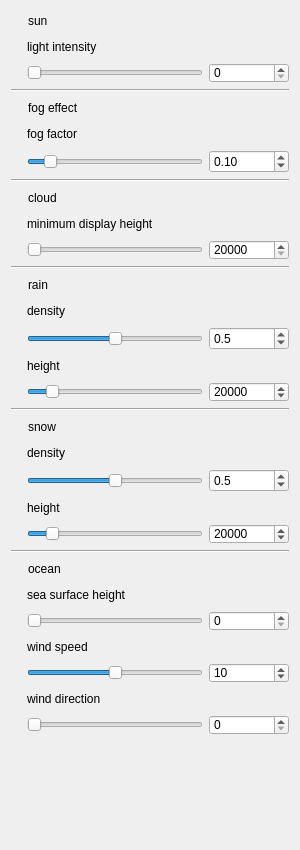
<?xml version="1.0" encoding="UTF-8"?>
<ui version="4.0">
 <class>CEnvirAttrSetting</class>
 <widget class="QWidget" name="CEnvirAttrSetting">
  <property name="geometry">
   <rect>
    <x>0</x>
    <y>0</y>
    <width>300</width>
    <height>850</height>
   </rect>
  </property>
  <property name="sizePolicy">
   <sizepolicy hsizetype="Expanding" vsizetype="Preferred">
    <horstretch>0</horstretch>
    <verstretch>0</verstretch>
   </sizepolicy>
  </property>
  <property name="baseSize">
   <size>
    <width>300</width>
    <height>850</height>
   </size>
  </property>
  <property name="windowTitle">
   <string>CEnvirAttrSetting</string>
  </property>
  <layout class="QVBoxLayout" name="verticalLayout">
   <property name="spacing">
    <number>0</number>
   </property>
   <property name="leftMargin">
    <number>0</number>
   </property>
   <property name="topMargin">
    <number>0</number>
   </property>
   <property name="rightMargin">
    <number>0</number>
   </property>
   <property name="bottomMargin">
    <number>0</number>
   </property>
   <item>
    <widget class="QWidget" name="widget" native="true">
     <property name="sizePolicy">
      <sizepolicy hsizetype="Expanding" vsizetype="Preferred">
       <horstretch>0</horstretch>
       <verstretch>0</verstretch>
      </sizepolicy>
     </property>
     <layout class="QVBoxLayout" name="verticalLayout_7" stretch="0,0,0,0,0,0,0,0,0,0,0,0,0,0,0,0,0,0">
      <item>
       <layout class="QHBoxLayout" name="horizontalLayout_8">
        <item>
         <widget class="QWidget" name="sunIconWgt" native="true">
          <property name="sizePolicy">
           <sizepolicy hsizetype="Expanding" vsizetype="Preferred">
            <horstretch>0</horstretch>
            <verstretch>0</verstretch>
           </sizepolicy>
          </property>
          <property name="minimumSize">
           <size>
            <width>11</width>
            <height>11</height>
           </size>
          </property>
          <property name="maximumSize">
           <size>
            <width>11</width>
            <height>11</height>
           </size>
          </property>
         </widget>
        </item>
        <item>
         <widget class="QLabel" name="sunLbl">
          <property name="sizePolicy">
           <sizepolicy hsizetype="Preferred" vsizetype="Preferred">
            <horstretch>0</horstretch>
            <verstretch>0</verstretch>
           </sizepolicy>
          </property>
          <property name="text">
           <string>sun</string>
          </property>
         </widget>
        </item>
        <item>
         <spacer name="horizontalSpacer_8">
          <property name="orientation">
           <enum>Qt::Horizontal</enum>
          </property>
          <property name="sizeHint" stdset="0">
           <size>
            <width>40</width>
            <height>20</height>
           </size>
          </property>
         </spacer>
        </item>
       </layout>
      </item>
      <item>
       <layout class="QVBoxLayout" name="verticalLayout_8">
        <property name="leftMargin">
         <number>16</number>
        </property>
        <item>
         <layout class="QHBoxLayout" name="horizontalLayout_4">
          <item>
           <widget class="QLabel" name="label_2">
            <property name="sizePolicy">
             <sizepolicy hsizetype="Fixed" vsizetype="Preferred">
              <horstretch>0</horstretch>
              <verstretch>0</verstretch>
             </sizepolicy>
            </property>
            <property name="text">
             <string>light intensity</string>
            </property>
           </widget>
          </item>
          <item>
           <spacer name="horizontalSpacer_10">
            <property name="orientation">
             <enum>Qt::Horizontal</enum>
            </property>
            <property name="sizeHint" stdset="0">
             <size>
              <width>40</width>
              <height>20</height>
             </size>
            </property>
           </spacer>
          </item>
         </layout>
        </item>
        <item>
         <layout class="QHBoxLayout" name="horizontalLayout_34">
          <item>
           <widget class="QSlider" name="SunLightSlider">
            <property name="maximum">
             <number>255</number>
            </property>
            <property name="orientation">
             <enum>Qt::Horizontal</enum>
            </property>
           </widget>
          </item>
          <item>
           <widget class="QSpinBox" name="SunLightSpinBox">
            <property name="sizePolicy">
             <sizepolicy hsizetype="Expanding" vsizetype="Fixed">
              <horstretch>0</horstretch>
              <verstretch>0</verstretch>
             </sizepolicy>
            </property>
            <property name="minimumSize">
             <size>
              <width>80</width>
              <height>20</height>
             </size>
            </property>
            <property name="maximumSize">
             <size>
              <width>60</width>
              <height>20</height>
             </size>
            </property>
            <property name="focusPolicy">
             <enum>Qt::ClickFocus</enum>
            </property>
            <property name="contextMenuPolicy">
             <enum>Qt::NoContextMenu</enum>
            </property>
            <property name="alignment">
             <set>Qt::AlignLeading|Qt::AlignLeft|Qt::AlignVCenter</set>
            </property>
            <property name="maximum">
             <number>255</number>
            </property>
           </widget>
          </item>
         </layout>
        </item>
       </layout>
      </item>
      <item>
       <layout class="QHBoxLayout" name="horizontalLayout">
        <item>
         <widget class="Line" name="line">
          <property name="orientation">
           <enum>Qt::Horizontal</enum>
          </property>
         </widget>
        </item>
       </layout>
      </item>
      <item>
       <layout class="QHBoxLayout" name="horizontalLayout_11">
        <item>
         <widget class="QWidget" name="sunIconWgt_6" native="true">
          <property name="sizePolicy">
           <sizepolicy hsizetype="Expanding" vsizetype="Preferred">
            <horstretch>0</horstretch>
            <verstretch>0</verstretch>
           </sizepolicy>
          </property>
          <property name="minimumSize">
           <size>
            <width>11</width>
            <height>11</height>
           </size>
          </property>
          <property name="maximumSize">
           <size>
            <width>11</width>
            <height>11</height>
           </size>
          </property>
         </widget>
        </item>
        <item>
         <widget class="QLabel" name="sunLbl_6">
          <property name="sizePolicy">
           <sizepolicy hsizetype="Preferred" vsizetype="Preferred">
            <horstretch>0</horstretch>
            <verstretch>0</verstretch>
           </sizepolicy>
          </property>
          <property name="text">
           <string>fog effect</string>
          </property>
         </widget>
        </item>
        <item>
         <spacer name="horizontalSpacer_13">
          <property name="orientation">
           <enum>Qt::Horizontal</enum>
          </property>
          <property name="sizeHint" stdset="0">
           <size>
            <width>40</width>
            <height>20</height>
           </size>
          </property>
         </spacer>
        </item>
       </layout>
      </item>
      <item>
       <layout class="QVBoxLayout" name="verticalLayout_12">
        <property name="leftMargin">
         <number>16</number>
        </property>
        <item>
         <layout class="QHBoxLayout" name="horizontalLayout_5">
          <item>
           <widget class="QLabel" name="label_3">
            <property name="sizePolicy">
             <sizepolicy hsizetype="Fixed" vsizetype="Preferred">
              <horstretch>0</horstretch>
              <verstretch>0</verstretch>
             </sizepolicy>
            </property>
            <property name="text">
             <string>fog factor</string>
            </property>
           </widget>
          </item>
          <item>
           <spacer name="horizontalSpacer_22">
            <property name="orientation">
             <enum>Qt::Horizontal</enum>
            </property>
            <property name="sizeHint" stdset="0">
             <size>
              <width>40</width>
              <height>20</height>
             </size>
            </property>
           </spacer>
          </item>
         </layout>
        </item>
        <item>
         <layout class="QHBoxLayout" name="horizontalLayout_35">
          <item>
           <widget class="QSlider" name="WuHuaSlider">
            <property name="maximum">
             <number>100</number>
            </property>
            <property name="singleStep">
             <number>10</number>
            </property>
            <property name="value">
             <number>10</number>
            </property>
            <property name="orientation">
             <enum>Qt::Horizontal</enum>
            </property>
           </widget>
          </item>
          <item>
           <widget class="QDoubleSpinBox" name="WuHuaSpinBox">
            <property name="minimumSize">
             <size>
              <width>80</width>
              <height>0</height>
             </size>
            </property>
            <property name="contextMenuPolicy">
             <enum>Qt::NoContextMenu</enum>
            </property>
            <property name="alignment">
             <set>Qt::AlignLeading|Qt::AlignLeft|Qt::AlignVCenter</set>
            </property>
            <property name="decimals">
             <number>2</number>
            </property>
            <property name="maximum">
             <double>1.000000000000000</double>
            </property>
            <property name="singleStep">
             <double>0.100000000000000</double>
            </property>
            <property name="value">
             <double>0.100000000000000</double>
            </property>
           </widget>
          </item>
         </layout>
        </item>
       </layout>
      </item>
      <item>
       <layout class="QHBoxLayout" name="horizontalLayout_3">
        <item>
         <widget class="Line" name="line_3">
          <property name="orientation">
           <enum>Qt::Horizontal</enum>
          </property>
         </widget>
        </item>
       </layout>
      </item>
      <item>
       <layout class="QHBoxLayout" name="horizontalLayout_12">
        <item>
         <widget class="QWidget" name="sunIconWgt_7" native="true">
          <property name="sizePolicy">
           <sizepolicy hsizetype="Expanding" vsizetype="Preferred">
            <horstretch>0</horstretch>
            <verstretch>0</verstretch>
           </sizepolicy>
          </property>
          <property name="minimumSize">
           <size>
            <width>11</width>
            <height>11</height>
           </size>
          </property>
          <property name="maximumSize">
           <size>
            <width>11</width>
            <height>11</height>
           </size>
          </property>
         </widget>
        </item>
        <item>
         <widget class="QLabel" name="sunLbl_7">
          <property name="sizePolicy">
           <sizepolicy hsizetype="Preferred" vsizetype="Preferred">
            <horstretch>0</horstretch>
            <verstretch>0</verstretch>
           </sizepolicy>
          </property>
          <property name="text">
           <string>cloud</string>
          </property>
         </widget>
        </item>
        <item>
         <spacer name="horizontalSpacer_23">
          <property name="orientation">
           <enum>Qt::Horizontal</enum>
          </property>
          <property name="sizeHint" stdset="0">
           <size>
            <width>40</width>
            <height>20</height>
           </size>
          </property>
         </spacer>
        </item>
       </layout>
      </item>
      <item>
       <layout class="QVBoxLayout" name="verticalLayout_13">
        <property name="leftMargin">
         <number>16</number>
        </property>
        <item>
         <layout class="QHBoxLayout" name="horizontalLayout_6">
          <item>
           <widget class="QLabel" name="label_7">
            <property name="sizePolicy">
             <sizepolicy hsizetype="Fixed" vsizetype="Preferred">
              <horstretch>0</horstretch>
              <verstretch>0</verstretch>
             </sizepolicy>
            </property>
            <property name="text">
             <string>minimum display height</string>
            </property>
           </widget>
          </item>
          <item>
           <spacer name="horizontalSpacer_24">
            <property name="orientation">
             <enum>Qt::Horizontal</enum>
            </property>
            <property name="sizeHint" stdset="0">
             <size>
              <width>40</width>
              <height>20</height>
             </size>
            </property>
           </spacer>
          </item>
         </layout>
        </item>
        <item>
         <layout class="QHBoxLayout" name="horizontalLayout_36">
          <item>
           <widget class="QSlider" name="YunTuSldier">
            <property name="minimum">
             <number>20000</number>
            </property>
            <property name="maximum">
             <number>40000</number>
            </property>
            <property name="value">
             <number>20000</number>
            </property>
            <property name="sliderPosition">
             <number>20000</number>
            </property>
            <property name="orientation">
             <enum>Qt::Horizontal</enum>
            </property>
           </widget>
          </item>
          <item>
           <widget class="QSpinBox" name="YunTuSpinBox">
            <property name="sizePolicy">
             <sizepolicy hsizetype="Expanding" vsizetype="Fixed">
              <horstretch>0</horstretch>
              <verstretch>0</verstretch>
             </sizepolicy>
            </property>
            <property name="minimumSize">
             <size>
              <width>80</width>
              <height>20</height>
             </size>
            </property>
            <property name="maximumSize">
             <size>
              <width>60</width>
              <height>20</height>
             </size>
            </property>
            <property name="focusPolicy">
             <enum>Qt::ClickFocus</enum>
            </property>
            <property name="contextMenuPolicy">
             <enum>Qt::NoContextMenu</enum>
            </property>
            <property name="alignment">
             <set>Qt::AlignLeading|Qt::AlignLeft|Qt::AlignVCenter</set>
            </property>
            <property name="minimum">
             <number>20000</number>
            </property>
            <property name="maximum">
             <number>40000</number>
            </property>
            <property name="value">
             <number>20000</number>
            </property>
           </widget>
          </item>
         </layout>
        </item>
       </layout>
      </item>
      <item>
       <layout class="QHBoxLayout" name="horizontalLayout_10">
        <item>
         <widget class="Line" name="line_4">
          <property name="orientation">
           <enum>Qt::Horizontal</enum>
          </property>
         </widget>
        </item>
       </layout>
      </item>
      <item>
       <layout class="QHBoxLayout" name="horizontalLayout_15">
        <item>
         <widget class="QWidget" name="sunIconWgt_4" native="true">
          <property name="sizePolicy">
           <sizepolicy hsizetype="Expanding" vsizetype="Preferred">
            <horstretch>0</horstretch>
            <verstretch>0</verstretch>
           </sizepolicy>
          </property>
          <property name="minimumSize">
           <size>
            <width>11</width>
            <height>11</height>
           </size>
          </property>
          <property name="maximumSize">
           <size>
            <width>11</width>
            <height>11</height>
           </size>
          </property>
         </widget>
        </item>
        <item>
         <widget class="QLabel" name="sunLbl_4">
          <property name="sizePolicy">
           <sizepolicy hsizetype="Preferred" vsizetype="Preferred">
            <horstretch>0</horstretch>
            <verstretch>0</verstretch>
           </sizepolicy>
          </property>
          <property name="text">
           <string>rain</string>
          </property>
         </widget>
        </item>
        <item>
         <spacer name="horizontalSpacer_14">
          <property name="orientation">
           <enum>Qt::Horizontal</enum>
          </property>
          <property name="sizeHint" stdset="0">
           <size>
            <width>40</width>
            <height>20</height>
           </size>
          </property>
         </spacer>
        </item>
       </layout>
      </item>
      <item>
       <layout class="QVBoxLayout" name="verticalLayout_10">
        <property name="leftMargin">
         <number>16</number>
        </property>
        <item>
         <layout class="QHBoxLayout" name="horizontalLayout_19">
          <item>
           <widget class="QLabel" name="label_5">
            <property name="sizePolicy">
             <sizepolicy hsizetype="Fixed" vsizetype="Preferred">
              <horstretch>0</horstretch>
              <verstretch>0</verstretch>
             </sizepolicy>
            </property>
            <property name="text">
             <string>density</string>
            </property>
           </widget>
          </item>
          <item>
           <spacer name="horizontalSpacer_15">
            <property name="orientation">
             <enum>Qt::Horizontal</enum>
            </property>
            <property name="sizeHint" stdset="0">
             <size>
              <width>40</width>
              <height>20</height>
             </size>
            </property>
           </spacer>
          </item>
         </layout>
        </item>
        <item>
         <layout class="QHBoxLayout" name="horizontalLayout_21"/>
        </item>
        <item>
         <layout class="QHBoxLayout" name="horizontalLayout_22">
          <item>
           <widget class="QSlider" name="RainConcentrationSlider">
            <property name="maximum">
             <number>100</number>
            </property>
            <property name="singleStep">
             <number>10</number>
            </property>
            <property name="value">
             <number>50</number>
            </property>
            <property name="sliderPosition">
             <number>50</number>
            </property>
            <property name="orientation">
             <enum>Qt::Horizontal</enum>
            </property>
           </widget>
          </item>
          <item>
           <widget class="QDoubleSpinBox" name="RainConcentrationSpinBox">
            <property name="minimumSize">
             <size>
              <width>80</width>
              <height>0</height>
             </size>
            </property>
            <property name="contextMenuPolicy">
             <enum>Qt::NoContextMenu</enum>
            </property>
            <property name="alignment">
             <set>Qt::AlignLeading|Qt::AlignLeft|Qt::AlignVCenter</set>
            </property>
            <property name="decimals">
             <number>1</number>
            </property>
            <property name="maximum">
             <double>1.000000000000000</double>
            </property>
            <property name="singleStep">
             <double>0.100000000000000</double>
            </property>
            <property name="value">
             <double>0.500000000000000</double>
            </property>
           </widget>
          </item>
         </layout>
        </item>
        <item>
         <layout class="QHBoxLayout" name="horizontalLayout_23">
          <item>
           <widget class="QLabel" name="label_18">
            <property name="sizePolicy">
             <sizepolicy hsizetype="Fixed" vsizetype="Preferred">
              <horstretch>0</horstretch>
              <verstretch>0</verstretch>
             </sizepolicy>
            </property>
            <property name="text">
             <string>height</string>
            </property>
           </widget>
          </item>
          <item>
           <spacer name="horizontalSpacer_20">
            <property name="orientation">
             <enum>Qt::Horizontal</enum>
            </property>
            <property name="sizeHint" stdset="0">
             <size>
              <width>40</width>
              <height>20</height>
             </size>
            </property>
           </spacer>
          </item>
         </layout>
        </item>
        <item>
         <layout class="QHBoxLayout" name="horizontalLayout_24">
          <item>
           <widget class="QSlider" name="RainHeightSlider">
            <property name="minimum">
             <number>10000</number>
            </property>
            <property name="maximum">
             <number>100000</number>
            </property>
            <property name="singleStep">
             <number>1000</number>
            </property>
            <property name="value">
             <number>20000</number>
            </property>
            <property name="orientation">
             <enum>Qt::Horizontal</enum>
            </property>
           </widget>
          </item>
          <item>
           <widget class="QSpinBox" name="RainHeightSpinBox">
            <property name="sizePolicy">
             <sizepolicy hsizetype="Expanding" vsizetype="Fixed">
              <horstretch>0</horstretch>
              <verstretch>0</verstretch>
             </sizepolicy>
            </property>
            <property name="minimumSize">
             <size>
              <width>80</width>
              <height>20</height>
             </size>
            </property>
            <property name="maximumSize">
             <size>
              <width>60</width>
              <height>20</height>
             </size>
            </property>
            <property name="focusPolicy">
             <enum>Qt::ClickFocus</enum>
            </property>
            <property name="contextMenuPolicy">
             <enum>Qt::NoContextMenu</enum>
            </property>
            <property name="alignment">
             <set>Qt::AlignLeading|Qt::AlignLeft|Qt::AlignVCenter</set>
            </property>
            <property name="minimum">
             <number>10000</number>
            </property>
            <property name="maximum">
             <number>100000</number>
            </property>
            <property name="singleStep">
             <number>1000</number>
            </property>
            <property name="value">
             <number>20000</number>
            </property>
           </widget>
          </item>
         </layout>
        </item>
       </layout>
      </item>
      <item>
       <layout class="QHBoxLayout" name="horizontalLayout_58">
        <item>
         <widget class="Line" name="line_8">
          <property name="orientation">
           <enum>Qt::Horizontal</enum>
          </property>
         </widget>
        </item>
       </layout>
      </item>
      <item>
       <layout class="QHBoxLayout" name="horizontalLayout_20">
        <item>
         <widget class="QWidget" name="sunIconWgt_5" native="true">
          <property name="sizePolicy">
           <sizepolicy hsizetype="Expanding" vsizetype="Preferred">
            <horstretch>0</horstretch>
            <verstretch>0</verstretch>
           </sizepolicy>
          </property>
          <property name="minimumSize">
           <size>
            <width>11</width>
            <height>11</height>
           </size>
          </property>
          <property name="maximumSize">
           <size>
            <width>11</width>
            <height>11</height>
           </size>
          </property>
         </widget>
        </item>
        <item>
         <widget class="QLabel" name="sunLbl_5">
          <property name="sizePolicy">
           <sizepolicy hsizetype="Preferred" vsizetype="Preferred">
            <horstretch>0</horstretch>
            <verstretch>0</verstretch>
           </sizepolicy>
          </property>
          <property name="text">
           <string>snow</string>
          </property>
         </widget>
        </item>
        <item>
         <spacer name="horizontalSpacer_16">
          <property name="orientation">
           <enum>Qt::Horizontal</enum>
          </property>
          <property name="sizeHint" stdset="0">
           <size>
            <width>40</width>
            <height>20</height>
           </size>
          </property>
         </spacer>
        </item>
       </layout>
      </item>
      <item>
       <layout class="QVBoxLayout" name="verticalLayout_11">
        <property name="leftMargin">
         <number>16</number>
        </property>
        <item>
         <layout class="QHBoxLayout" name="horizontalLayout_25">
          <item>
           <widget class="QLabel" name="label_6">
            <property name="sizePolicy">
             <sizepolicy hsizetype="Fixed" vsizetype="Preferred">
              <horstretch>0</horstretch>
              <verstretch>0</verstretch>
             </sizepolicy>
            </property>
            <property name="text">
             <string>density</string>
            </property>
           </widget>
          </item>
          <item>
           <spacer name="horizontalSpacer_19">
            <property name="orientation">
             <enum>Qt::Horizontal</enum>
            </property>
            <property name="sizeHint" stdset="0">
             <size>
              <width>40</width>
              <height>20</height>
             </size>
            </property>
           </spacer>
          </item>
         </layout>
        </item>
        <item>
         <layout class="QHBoxLayout" name="horizontalLayout_26"/>
        </item>
        <item>
         <layout class="QHBoxLayout" name="horizontalLayout_27">
          <item>
           <widget class="QSlider" name="SnowConcentrationSlider">
            <property name="maximum">
             <number>100</number>
            </property>
            <property name="singleStep">
             <number>10</number>
            </property>
            <property name="value">
             <number>50</number>
            </property>
            <property name="sliderPosition">
             <number>50</number>
            </property>
            <property name="orientation">
             <enum>Qt::Horizontal</enum>
            </property>
           </widget>
          </item>
          <item>
           <widget class="QDoubleSpinBox" name="SnowConcentrationSpinBox">
            <property name="minimumSize">
             <size>
              <width>80</width>
              <height>0</height>
             </size>
            </property>
            <property name="contextMenuPolicy">
             <enum>Qt::NoContextMenu</enum>
            </property>
            <property name="alignment">
             <set>Qt::AlignLeading|Qt::AlignLeft|Qt::AlignVCenter</set>
            </property>
            <property name="decimals">
             <number>1</number>
            </property>
            <property name="maximum">
             <double>1.000000000000000</double>
            </property>
            <property name="singleStep">
             <double>0.100000000000000</double>
            </property>
            <property name="value">
             <double>0.500000000000000</double>
            </property>
           </widget>
          </item>
         </layout>
        </item>
        <item>
         <layout class="QHBoxLayout" name="horizontalLayout_28">
          <item>
           <widget class="QLabel" name="label_19">
            <property name="sizePolicy">
             <sizepolicy hsizetype="Fixed" vsizetype="Preferred">
              <horstretch>0</horstretch>
              <verstretch>0</verstretch>
             </sizepolicy>
            </property>
            <property name="text">
             <string>height</string>
            </property>
           </widget>
          </item>
          <item>
           <spacer name="horizontalSpacer_21">
            <property name="orientation">
             <enum>Qt::Horizontal</enum>
            </property>
            <property name="sizeHint" stdset="0">
             <size>
              <width>40</width>
              <height>20</height>
             </size>
            </property>
           </spacer>
          </item>
         </layout>
        </item>
        <item>
         <layout class="QHBoxLayout" name="horizontalLayout_29">
          <item>
           <widget class="QSlider" name="SnowHeightSlider">
            <property name="minimum">
             <number>10000</number>
            </property>
            <property name="maximum">
             <number>100000</number>
            </property>
            <property name="singleStep">
             <number>1000</number>
            </property>
            <property name="value">
             <number>20000</number>
            </property>
            <property name="orientation">
             <enum>Qt::Horizontal</enum>
            </property>
           </widget>
          </item>
          <item>
           <widget class="QSpinBox" name="SnowHeightSpinBox">
            <property name="sizePolicy">
             <sizepolicy hsizetype="Expanding" vsizetype="Fixed">
              <horstretch>0</horstretch>
              <verstretch>0</verstretch>
             </sizepolicy>
            </property>
            <property name="minimumSize">
             <size>
              <width>80</width>
              <height>20</height>
             </size>
            </property>
            <property name="maximumSize">
             <size>
              <width>60</width>
              <height>20</height>
             </size>
            </property>
            <property name="focusPolicy">
             <enum>Qt::ClickFocus</enum>
            </property>
            <property name="contextMenuPolicy">
             <enum>Qt::NoContextMenu</enum>
            </property>
            <property name="alignment">
             <set>Qt::AlignLeading|Qt::AlignLeft|Qt::AlignVCenter</set>
            </property>
            <property name="minimum">
             <number>10000</number>
            </property>
            <property name="maximum">
             <number>100000</number>
            </property>
            <property name="singleStep">
             <number>1000</number>
            </property>
            <property name="value">
             <number>20000</number>
            </property>
           </widget>
          </item>
         </layout>
        </item>
       </layout>
      </item>
      <item>
       <layout class="QHBoxLayout" name="horizontalLayout_59">
        <item>
         <widget class="Line" name="line_9">
          <property name="orientation">
           <enum>Qt::Horizontal</enum>
          </property>
         </widget>
        </item>
       </layout>
      </item>
      <item>
       <layout class="QHBoxLayout" name="horizontalLayout_9">
        <item>
         <widget class="QWidget" name="sunIconWgt_2" native="true">
          <property name="sizePolicy">
           <sizepolicy hsizetype="Expanding" vsizetype="Preferred">
            <horstretch>0</horstretch>
            <verstretch>0</verstretch>
           </sizepolicy>
          </property>
          <property name="minimumSize">
           <size>
            <width>11</width>
            <height>11</height>
           </size>
          </property>
          <property name="maximumSize">
           <size>
            <width>11</width>
            <height>11</height>
           </size>
          </property>
         </widget>
        </item>
        <item>
         <widget class="QLabel" name="sunLbl_2">
          <property name="sizePolicy">
           <sizepolicy hsizetype="Preferred" vsizetype="Preferred">
            <horstretch>0</horstretch>
            <verstretch>0</verstretch>
           </sizepolicy>
          </property>
          <property name="font">
           <font>
            <pointsize>9</pointsize>
           </font>
          </property>
          <property name="text">
           <string>ocean</string>
          </property>
         </widget>
        </item>
        <item>
         <spacer name="horizontalSpacer_9">
          <property name="orientation">
           <enum>Qt::Horizontal</enum>
          </property>
          <property name="sizeHint" stdset="0">
           <size>
            <width>40</width>
            <height>20</height>
           </size>
          </property>
         </spacer>
        </item>
       </layout>
      </item>
      <item>
       <layout class="QVBoxLayout" name="verticalLayout_9">
        <property name="leftMargin">
         <number>16</number>
        </property>
        <property name="bottomMargin">
         <number>15</number>
        </property>
        <item>
         <layout class="QHBoxLayout" name="horizontalLayout_7">
          <item>
           <widget class="QLabel" name="label_4">
            <property name="sizePolicy">
             <sizepolicy hsizetype="Fixed" vsizetype="Preferred">
              <horstretch>0</horstretch>
              <verstretch>0</verstretch>
             </sizepolicy>
            </property>
            <property name="text">
             <string>sea surface height</string>
            </property>
           </widget>
          </item>
          <item>
           <spacer name="horizontalSpacer_12">
            <property name="orientation">
             <enum>Qt::Horizontal</enum>
            </property>
            <property name="sizeHint" stdset="0">
             <size>
              <width>40</width>
              <height>20</height>
             </size>
            </property>
           </spacer>
          </item>
         </layout>
        </item>
        <item>
         <layout class="QHBoxLayout" name="horizontalLayout_18">
          <item>
           <widget class="QSlider" name="OceanHeightSlider">
            <property name="maximum">
             <number>2000</number>
            </property>
            <property name="orientation">
             <enum>Qt::Horizontal</enum>
            </property>
           </widget>
          </item>
          <item>
           <widget class="QSpinBox" name="OceanHeightSpinBox">
            <property name="sizePolicy">
             <sizepolicy hsizetype="Expanding" vsizetype="Fixed">
              <horstretch>0</horstretch>
              <verstretch>0</verstretch>
             </sizepolicy>
            </property>
            <property name="minimumSize">
             <size>
              <width>80</width>
              <height>20</height>
             </size>
            </property>
            <property name="maximumSize">
             <size>
              <width>60</width>
              <height>20</height>
             </size>
            </property>
            <property name="focusPolicy">
             <enum>Qt::ClickFocus</enum>
            </property>
            <property name="contextMenuPolicy">
             <enum>Qt::NoContextMenu</enum>
            </property>
            <property name="alignment">
             <set>Qt::AlignLeading|Qt::AlignLeft|Qt::AlignVCenter</set>
            </property>
            <property name="maximum">
             <number>2000</number>
            </property>
           </widget>
          </item>
         </layout>
        </item>
        <item>
         <layout class="QHBoxLayout" name="horizontalLayout_17">
          <item>
           <widget class="QLabel" name="label_16">
            <property name="sizePolicy">
             <sizepolicy hsizetype="Fixed" vsizetype="Preferred">
              <horstretch>0</horstretch>
              <verstretch>0</verstretch>
             </sizepolicy>
            </property>
            <property name="text">
             <string>wind speed</string>
            </property>
           </widget>
          </item>
          <item>
           <spacer name="horizontalSpacer_18">
            <property name="orientation">
             <enum>Qt::Horizontal</enum>
            </property>
            <property name="sizeHint" stdset="0">
             <size>
              <width>40</width>
              <height>20</height>
             </size>
            </property>
           </spacer>
          </item>
         </layout>
        </item>
        <item>
         <layout class="QHBoxLayout" name="horizontalLayout_13">
          <item>
           <widget class="QSlider" name="WindVecSlider">
            <property name="maximum">
             <number>20</number>
            </property>
            <property name="value">
             <number>10</number>
            </property>
            <property name="orientation">
             <enum>Qt::Horizontal</enum>
            </property>
           </widget>
          </item>
          <item>
           <widget class="QSpinBox" name="WindVecSpinBox">
            <property name="sizePolicy">
             <sizepolicy hsizetype="Expanding" vsizetype="Fixed">
              <horstretch>0</horstretch>
              <verstretch>0</verstretch>
             </sizepolicy>
            </property>
            <property name="minimumSize">
             <size>
              <width>80</width>
              <height>20</height>
             </size>
            </property>
            <property name="maximumSize">
             <size>
              <width>60</width>
              <height>20</height>
             </size>
            </property>
            <property name="focusPolicy">
             <enum>Qt::ClickFocus</enum>
            </property>
            <property name="contextMenuPolicy">
             <enum>Qt::NoContextMenu</enum>
            </property>
            <property name="alignment">
             <set>Qt::AlignLeading|Qt::AlignLeft|Qt::AlignVCenter</set>
            </property>
            <property name="maximum">
             <number>20</number>
            </property>
            <property name="value">
             <number>10</number>
            </property>
           </widget>
          </item>
         </layout>
        </item>
        <item>
         <layout class="QHBoxLayout" name="horizontalLayout_16">
          <item>
           <widget class="QLabel" name="label_15">
            <property name="sizePolicy">
             <sizepolicy hsizetype="Fixed" vsizetype="Preferred">
              <horstretch>0</horstretch>
              <verstretch>0</verstretch>
             </sizepolicy>
            </property>
            <property name="text">
             <string>wind direction</string>
            </property>
           </widget>
          </item>
          <item>
           <spacer name="horizontalSpacer_17">
            <property name="orientation">
             <enum>Qt::Horizontal</enum>
            </property>
            <property name="sizeHint" stdset="0">
             <size>
              <width>40</width>
              <height>20</height>
             </size>
            </property>
           </spacer>
          </item>
         </layout>
        </item>
        <item>
         <layout class="QHBoxLayout" name="horizontalLayout_14">
          <item>
           <widget class="QSlider" name="WindDirSlider">
            <property name="maximum">
             <number>360</number>
            </property>
            <property name="orientation">
             <enum>Qt::Horizontal</enum>
            </property>
           </widget>
          </item>
          <item>
           <widget class="QSpinBox" name="WindDirSpinBox">
            <property name="sizePolicy">
             <sizepolicy hsizetype="Expanding" vsizetype="Fixed">
              <horstretch>0</horstretch>
              <verstretch>0</verstretch>
             </sizepolicy>
            </property>
            <property name="minimumSize">
             <size>
              <width>80</width>
              <height>20</height>
             </size>
            </property>
            <property name="maximumSize">
             <size>
              <width>60</width>
              <height>20</height>
             </size>
            </property>
            <property name="focusPolicy">
             <enum>Qt::ClickFocus</enum>
            </property>
            <property name="contextMenuPolicy">
             <enum>Qt::NoContextMenu</enum>
            </property>
            <property name="alignment">
             <set>Qt::AlignLeading|Qt::AlignLeft|Qt::AlignVCenter</set>
            </property>
            <property name="maximum">
             <number>360</number>
            </property>
           </widget>
          </item>
         </layout>
        </item>
       </layout>
      </item>
      <item>
       <spacer name="verticalSpacer">
        <property name="orientation">
         <enum>Qt::Vertical</enum>
        </property>
        <property name="sizeHint" stdset="0">
         <size>
          <width>20</width>
          <height>40</height>
         </size>
        </property>
       </spacer>
      </item>
     </layout>
    </widget>
   </item>
  </layout>
 </widget>
 <layoutdefault spacing="6" margin="11"/>
 <resources/>
 <connections/>
</ui>
